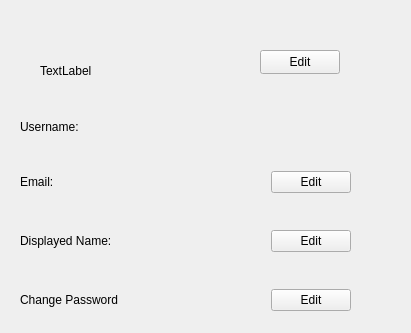
<?xml version="1.0" encoding="UTF-8"?>
<ui version="4.0">
 <class>ProfileWidget</class>
 <widget class="QWidget" name="ProfileWidget">
  <property name="geometry">
   <rect>
    <x>0</x>
    <y>0</y>
    <width>411</width>
    <height>333</height>
   </rect>
  </property>
  <property name="windowTitle">
   <string>Form</string>
  </property>
  <widget class="QLabel" name="ProfilePicLAbel">
   <property name="geometry">
    <rect>
     <x>40</x>
     <y>30</y>
     <width>91</width>
     <height>81</height>
    </rect>
   </property>
   <property name="text">
    <string>TextLabel</string>
   </property>
  </widget>
  <widget class="QPushButton" name="PicChButton">
   <property name="geometry">
    <rect>
     <x>260</x>
     <y>50</y>
     <width>80</width>
     <height>24</height>
    </rect>
   </property>
   <property name="sizePolicy">
    <sizepolicy hsizetype="Fixed" vsizetype="Fixed">
     <horstretch>0</horstretch>
     <verstretch>0</verstretch>
    </sizepolicy>
   </property>
   <property name="text">
    <string>Edit</string>
   </property>
  </widget>
  <widget class="QWidget" name="layoutWidget">
   <property name="geometry">
    <rect>
     <x>20</x>
     <y>120</y>
     <width>331</width>
     <height>191</height>
    </rect>
   </property>
   <layout class="QVBoxLayout" name="verticalLayout">
    <item>
     <widget class="QLabel" name="UsernameLabel">
      <property name="text">
       <string>Username:</string>
      </property>
     </widget>
    </item>
    <item>
     <spacer name="verticalSpacer">
      <property name="orientation">
       <enum>Qt::Orientation::Vertical</enum>
      </property>
      <property name="sizeHint" stdset="0">
       <size>
        <width>20</width>
        <height>40</height>
       </size>
      </property>
     </spacer>
    </item>
    <item>
     <layout class="QHBoxLayout" name="horizontalLayout_3">
      <item>
       <widget class="QLabel" name="EmailLabel">
        <property name="text">
         <string>Email:</string>
        </property>
       </widget>
      </item>
      <item>
       <widget class="QPushButton" name="EmailButton">
        <property name="sizePolicy">
         <sizepolicy hsizetype="Fixed" vsizetype="Fixed">
          <horstretch>0</horstretch>
          <verstretch>0</verstretch>
         </sizepolicy>
        </property>
        <property name="text">
         <string>Edit</string>
        </property>
       </widget>
      </item>
     </layout>
    </item>
    <item>
     <spacer name="verticalSpacer_2">
      <property name="orientation">
       <enum>Qt::Orientation::Vertical</enum>
      </property>
      <property name="sizeHint" stdset="0">
       <size>
        <width>20</width>
        <height>40</height>
       </size>
      </property>
     </spacer>
    </item>
    <item>
     <layout class="QHBoxLayout" name="horizontalLayout_2">
      <item>
       <widget class="QLabel" name="DisplayedNameLabe">
        <property name="text">
         <string>Displayed Name:</string>
        </property>
       </widget>
      </item>
      <item>
       <widget class="QPushButton" name="ChangeNameButton">
        <property name="sizePolicy">
         <sizepolicy hsizetype="Fixed" vsizetype="Fixed">
          <horstretch>0</horstretch>
          <verstretch>0</verstretch>
         </sizepolicy>
        </property>
        <property name="text">
         <string>Edit</string>
        </property>
       </widget>
      </item>
     </layout>
    </item>
    <item>
     <spacer name="verticalSpacer_3">
      <property name="orientation">
       <enum>Qt::Orientation::Vertical</enum>
      </property>
      <property name="sizeHint" stdset="0">
       <size>
        <width>20</width>
        <height>40</height>
       </size>
      </property>
     </spacer>
    </item>
    <item>
     <layout class="QHBoxLayout" name="horizontalLayout">
      <item>
       <widget class="QLabel" name="PasswordLabel">
        <property name="text">
         <string>Change Password</string>
        </property>
       </widget>
      </item>
      <item>
       <widget class="QPushButton" name="PasswordChButton">
        <property name="sizePolicy">
         <sizepolicy hsizetype="Fixed" vsizetype="Fixed">
          <horstretch>0</horstretch>
          <verstretch>0</verstretch>
         </sizepolicy>
        </property>
        <property name="text">
         <string>Edit</string>
        </property>
       </widget>
      </item>
     </layout>
    </item>
   </layout>
  </widget>
 </widget>
 <resources/>
 <connections/>
</ui>
